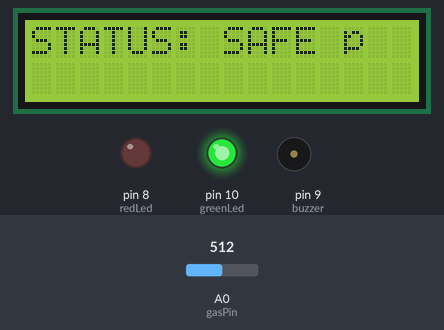
Simulated run of this sketch. Board: Arduino Uno, built with avr-gcc and run on an emulated ATmega328P. Shown: 16×2 character LCD, output pins drawn as LEDs (lit = HIGH), buzzer (waves = sounding). The inputs (shaded band) are chosen by the test bench; at power-on: A0 (gasPin) = 512.

Above: at 3.2 s.
3.3 s: A0 (gasPin) set to 488
At 4.5 s:
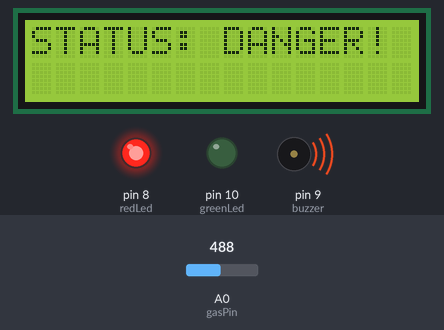
5.1 s: A0 (gasPin) set to 510
At 6.2 s:
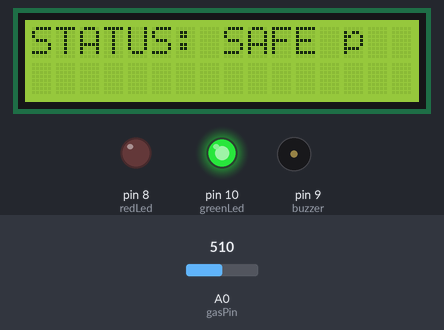
6.7 s: A0 (gasPin) set to 490
At 8.0 s:
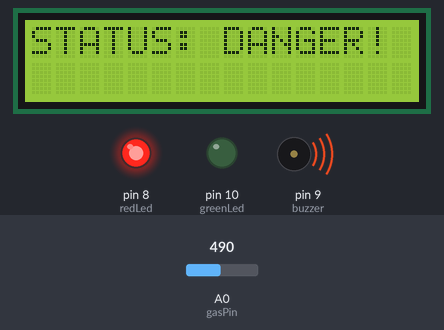
Timing chart, 0 to 9.7 s (numbered marks = the images above; inputs shaded):
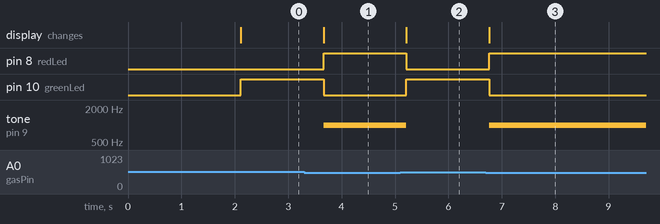

Measured:
- the behaviour switches between 500 and 499 on A0 (gasPin) (found by bisection; images 0 and 1)
- after the input at 3.3 s, pin 8 (redLed): LOW → HIGH after 0.36 s; pin 10 (greenLed): HIGH → LOW after 0.36 s; tone on pin 9 (buzzer): silent → 1000 Hz after 0.36 s; the display: changes after 0.36 s (image 1)
- after the input at 5.1 s, pin 8 (redLed): HIGH → LOW after 0.11 s; pin 10 (greenLed): LOW → HIGH after 0.11 s; tone on pin 9 (buzzer): 1000 Hz → silent after 0.11 s; the display: changes after 0.11 s (image 2)
- after the input at 6.7 s, pin 8 (redLed): LOW → HIGH after 0.06 s; pin 10 (greenLed): HIGH → LOW after 0.06 s; tone on pin 9 (buzzer): silent → 1000 Hz after 0.06 s; the display: changes after 0.06 s (image 3)

The sketch:

aleartsmoke.ino
```cpp
#include <Wire.h>
#include <LiquidCrystal_I2C.h>

LiquidCrystal_I2C lcd(0x27, 16, 2);

const int gasPin = A0;
const int redLed = 8;
const int buzzer = 9;
const int greenLed = 10;
const int threshold = 500; // ค่ากลางที่คุณทดสอบแล้ว

void setup() {
  pinMode(redLed, OUTPUT);
  pinMode(buzzer, OUTPUT);
  pinMode(greenLed, OUTPUT);

  lcd.init();         // เริ่มต้นหน้าจอ
  lcd.backlight();    // เปิดไฟหน้าจอ

  lcd.setCursor(0, 0);
  lcd.print("Gas Detector");
  lcd.setCursor(0, 1);
  lcd.print("System Warming..");
  delay(2000); // รอวอร์มเครื่องแป๊บหนึ่ง
  lcd.clear();
}

void loop() {
  int gasValue = analogRead(gasPin);

  lcd.setCursor(0, 0);

  if (gasValue < threshold) {
    lcd.print("STATUS: DANGER! ");
    digitalWrite(redLed, HIGH);
    digitalWrite(greenLed, LOW);
    tone(buzzer, 1000);
  }
  else {
    lcd.print("STATUS: SAFE 🙂 ");
    digitalWrite(redLed, LOW);
    digitalWrite(greenLed, HIGH);
    noTone(buzzer);
  }

  delay(500);
}
```
